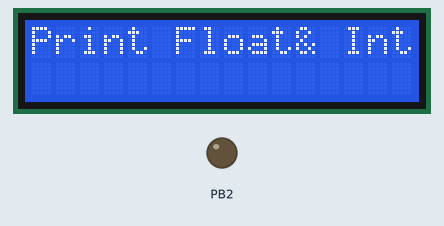
Recording of a program running on a simulated ATmega32, built with avr-gcc and emulated at 16 MHz. Parts: 16×2 character LCD, output pins drawn as LEDs (lit = HIGH). Wiring (inferred from the signals the program sends): character LCD (HD44780): RS PB0; E PB1; data PD0, PD1, PD2, PD3, PD4, PD5, PD6, PD7. Pins used as bus, display or sensor lines are not drawn.

Above: at 0.2 s.
At 5.43 s:
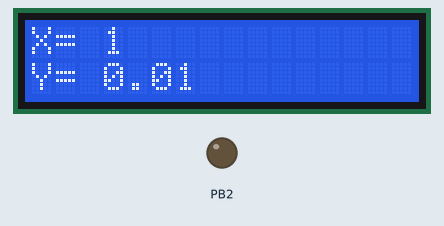
At 10.11 s:
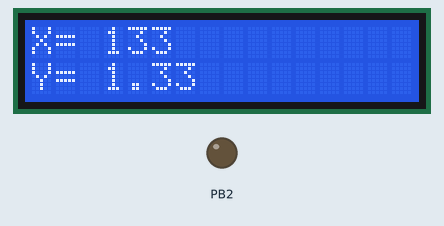
At 19.84 s:
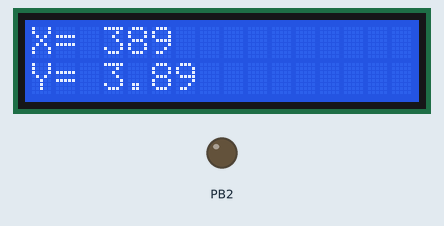
At 29.58 s:
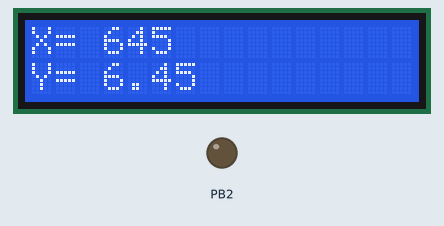
At 39.61 s:
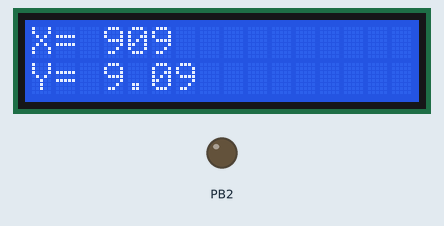

Measured:
- what the display in image 0 shows lasts 5.2 s, from 0.1 s to 5.3 s

The program:

main.c
```c
// (licence header left out)
// Include Area
#include <util/delay.h>
#include "MCAL/GPIO.h"
#include "MCAL/GPIO_Reg.h"
#include "HAL/LCD.h"

#include <math.h>
#include <stdio.h>
#include <stdlib.h>
// Define Area
#define F_CPU 16000000UL // Define the clock speed of the AVR = 16MHz

int x = 0;      // Int Variable to be printed on LCD
float y = 0;    // Float Variable to be printed on LCD
char string[8]; // Char Buffer for LCD

int main(void) {

	LCD_init(); // Initialize the LCD
	_delay_ms(50); // Delay for 50ms


	LCD_String_xy(0,0,"Print Float& Int");
	_delay_ms(5000);
    LCD_Clear();
	LCD_String_xy(0,0,"X= ");
	LCD_String_xy(1,0,"Y= ");

	while (1) {

		y += 0.01;
		x++;

		sprintf(string,"%d",x);
		LCD_String_xy(0,3,string);

		dtostrf(y,3,2,string);
		LCD_String_xy(1,3,string);

		_delay_ms(10);
	}
	return 0;
}
```

LCD.c
```c
/*
 * LCD.c
 *
 *  Created on: Apr 4, 2020
 *      Author: black
 */

#include "LCD.h"
#include "../MCAL/GPIO.h"
#include <util/delay.h>

void LCD_init(void) {

	pinMode(DDRB, 0, OUTPUT); //RS
	pinMode(DDRB, 1, OUTPUT); //EN
	pinMode(DDRB, 2, OUTPUT); //RW

	pinMode(DDRD, 0, OUTPUT); //D0
	pinMode(DDRD, 1, OUTPUT); //D1
	pinMode(DDRD, 2, OUTPUT); //D2
	pinMode(DDRD, 3, OUTPUT); //D3
	pinMode(DDRD, 4, OUTPUT); //D4
	pinMode(DDRD, 5, OUTPUT); //D5
	pinMode(DDRD, 6, OUTPUT); //D6
	pinMode(DDRD, 7, OUTPUT); //D7

	_delay_ms(20);
	LCD_Send_CMD(0x0C); // Display On
	LCD_Send_CMD(0x01); // Clear Display
	LCD_Send_CMD(0x3C); // 16*2,8bit
}

void LCD_Print_String(char *str) {
	int i;
	for (i = 0; str[i] != 0; i++) /* send each char of string till the NULL */
	{
		LCD_Send_Data(str[i]); /* call LCD data write */
	}
}

void LCD_String_xy(char row, char pos, char *str) {
	if (row == 0 && pos < 16)
		LCD_Send_CMD((pos & 0x0F) | 0x80); /* Command of first row and required position<16 */
	else if (row == 1 && pos < 16)
		LCD_Send_CMD((pos & 0x0F) | 0xC0); /* Command of first row and required position<16 */
	LCD_Print_String(str);
}

void LCD_Clear(void) {
	LCD_Send_CMD(0x01);
}

void LCD_GotoHome(void) {
	LCD_Send_CMD(0x02);
}
void LCD_ShiftRight(void) {
	LCD_Send_CMD(0x1C);
}
void LCD_ShiftLeft(void) {
	LCD_Send_CMD(0x18);
}
void LCD_CursorOn(void) {
	LCD_Send_CMD(0x0E);
}
void LCD_CursorOff(void) {
	LCD_Send_CMD(0x0C);
}
void LCD_CursorBlink(void) {
	LCD_Send_CMD(0x0F);
}

void LCD_CursorRight(void) {
	LCD_Send_CMD(0x14);
}
void LCD_CursorLeft(void) {
	LCD_Send_CMD(0x10);
}

void LCD_Send_CMD(unsigned char Command) {
	digitalWrite(PORTB, 0, LOW); //RS
	digitalWrite(PORTB, 1, HIGH); //EN
	digitalWrite(PORTB, 2, LOW); //RW
	_delay_us(1);
	portWrite(PORTD, Command); // clear display
	_delay_ms(3);
	digitalWrite(PORTB, 1, LOW);
}

void LCD_Send_Data(unsigned char Data) {
	digitalWrite(PORTB, 0, HIGH); //RS
	digitalWrite(PORTB, 1, HIGH); //EN
	digitalWrite(PORTB, 2, LOW); //RW
	_delay_us(1);
	portWrite(PORTD, Data); // clear display
	_delay_ms(3);
	digitalWrite(PORTB, 1, LOW);
}
```

LCD.h
```c
/*
 * LCD.h
 *
 *  Created on: Apr 4, 2020
 *      Author: black
 */

#ifndef HAL_LCD_H_
#define HAL_LCD_H_

void LCD_init(void);
void LCD_Send_CMD(unsigned char Command);
void LCD_Send_Data(unsigned char Data);
void LCD_Clear(void);

void LCD_CursorOn(void);
void LCD_CursorOff(void);
void LCD_CursorBlink(void);

void LCD_CursorRight(void);
void LCD_CursorLeft(void);

void LCD_GotoHome(void);
void LCD_ShiftRight(void);
void LCD_ShiftLeft(void);
void LCD_Print_String(char *str);
void LCD_String_xy (char row, char pos, char *str);
#endif /* HAL_LCD_H_ */
```

GPIO.c
```c
#include "GPIO.h"

/*******************************************************************************
 * The pinMode function sets a GPIO's pin as input or output
 *
 * Usage: pinMode(DDRB,2,INPUT);
 * This sets the Pin2 of PORTB as input
 * Parameters:
 * 1- DDRx: it takes a pointer to the Data Direction Register (DDRx) where x is ( A,B,C,D )
 * 2- PinNo: it represents the required pin number ( 0 to 7 )
 * 3- GPIOType: it takes one of two values (INPUT or OUTPUT)
 ******************************************************************************/
void pinMode(volatile unsigned char* DDRx, unsigned char PinNo,	GPIO_Type GPIOType) {

	if (GPIOType == INPUT) {
		Clrbit(*DDRx,PinNo);
	} else {
		Setbit(*DDRx,PinNo);
	}

}

/*******************************************************************************
 * The digitalWrite function writes a specific bit with 0 or 1
 *
 * Usage: digitalWrite(PORTB,1,LOW);
 * This writes 0 to the pin1 of PORTB
 * Parameters:
 * 1- PORTx: it takes a pointer to the PORT Register (PORTx) where x is ( A,B,C,D )
 * 2- PinNo: it represents the required pin number ( 0 to 7 )
 * 3- GPIOValue: it takes one of two values (HIGH or LOW) HIGH = 1 , LOW = 0
 ******************************************************************************/
void digitalWrite(volatile unsigned char* PORTx, unsigned char PinNo, GPIO_Value GPIOValue) {

	if (GPIOValue == HIGH){
		Setbit(*PORTx,PinNo);
	}
	else {
		Clrbit(*PORTx,PinNo);;
	}

}
```

GPIO.h
```c
/*
 * GPIO.h
 *
 *  Created on: ??þ/??þ/????
 *      Author: Admin
 */

#ifndef MCAL_GPIO_H_
#define MCAL_GPIO_H_

#include "GPIO_Reg.h"
#include "GPIO_Type_Def.h"

#define Setbit(Register,Bit) Register |= (1<<Bit)
#define Clrbit(Register,Bit) Register &= ~(1<<Bit)

void pinMode(volatile unsigned char* DDRx, unsigned char PinNo, GPIO_Type GPIOType);
void digitalWrite(volatile unsigned char* PORTx,unsigned char PinNo,GPIO_Value GPIOValue);

#endif /* MCAL_GPIO_H_ */
```

GPIO_Reg.h
```c
/*
 * GPIO_Reg.h
 *
 *  Created on: ??þ/??þ/????
 *      Author: Admin
 */

#ifndef MCAL_GPIO_REG_H_
#define MCAL_GPIO_REG_H_

#define PINB  ((volatile unsigned char*)(0x36)) // PINB @ address 0x36
#define DDRB  ((volatile unsigned char*)(0x37)) // PINB @ address 0x37
#define PORTB ((volatile unsigned char*)(0x38)) // PINB @ address 0x38

#define PINA  ((volatile unsigned char*)(0x39)) // PINB @ address 0x39
#define DDRA  ((volatile unsigned char*)(0x3A)) // PINB @ address 0x3A
#define PORTA ((volatile unsigned char*)(0x3B)) // PINB @ address 0x3B

#define PINC  ((volatile unsigned char*)(0x33)) // PINB @ address 0x33
#define DDRC  ((volatile unsigned char*)(0x34)) // PINB @ address 0x34
#define PORTC ((volatile unsigned char*)(0x35)) // PINB @ address 0x35


#endif /* MCAL_GPIO_REG_H_ */
```

GPIO_Type_Def.h
```c
/*
 * GPIO_Type_Def.h
 *
 *  Created on: ??þ/??þ/????
 *      Author: Admin
 */

#ifndef MCAL_GPIO_TYPE_DEF_H_
#define MCAL_GPIO_TYPE_DEF_H_

typedef enum {
	INPUT = 1,
	OUTPUT = 0
} GPIO_Type;

typedef enum {
	HIGH = 1,
	LOW = 0
} GPIO_Value;

#endif /* MCAL_GPIO_TYPE_DEF_H_ */
```

GPIO.c
```c
#include "GPIO.h"

/*******************************************************************************
 * The pinMode function sets a GPIO's pin as input or output
 *
 * Usage: pinMode(DDRB,2,INPUT);
 * This sets the Pin2 of PORTB as input
 * Parameters:
 * 1- DDRx: it takes a pointer to the Data Direction Register (DDRx) where x is ( A,B,C,D )
 * 2- PinNo: it represents the required pin number ( 0 to 7 )
 * 3- GPIOType: it takes one of two values (INPUT or OUTPUT)
 ******************************************************************************/
void pinMode(volatile unsigned char* DDRx, unsigned char PinNo,
		GPIO_Type GPIOType) {

	if (GPIOType == INPUT) {
		Clrbit(*DDRx, PinNo); // Set the pin as input
	} else if (GPIOType == OUTPUT) {
		Setbit(*DDRx, PinNo); // Set the pin as output
	} else {
		Clrbit(*DDRx, PinNo); // Set the pin as input
		if (DDRx == DDRA) {
			Setbit(*PORTA, PinNo);
		} else if (DDRx == DDRB) {
			Setbit(*PORTB, PinNo);
		} else {
			Setbit(*PORTC, PinNo);
		}
	}
}

/*******************************************************************************
 * The digitalWrite function writes a specific bit with 0 or 1
 *
 * Usage: digitalWrite(PORTB,1,LOW);
 * This writes 0 to the pin1 of PORTB
 * Parameters:
 * 1- PORTx: it takes a pointer to the PORT Register (PORTx) where x is ( A,B,C,D )
 * 2- PinNo: it represents the required pin number ( 0 to 7 )
 * 3- GPIOValue: it takes one of two values (HIGH or LOW) HIGH = 1 , LOW = 0
 ******************************************************************************/
void digitalWrite(volatile unsigned char* PORTx, unsigned char PinNo,
		GPIO_Value GPIOValue) {

	if (GPIOValue == HIGH) {
		Setbit(*PORTx, PinNo);
	} else {
		Clrbit(*PORTx, PinNo);;
	}

}
```

GPIO.h
```c
/*
 * GPIO.h
 *
 *  Created on: ??þ/??þ/????
 *      Author: Admin
 */

#ifndef MCAL_GPIO_H_
#define MCAL_GPIO_H_

#include "GPIO_Reg.h"
#include "GPIO_Type_Def.h"

#define Setbit(Register,Bit) Register |= (1<<Bit)
#define Clrbit(Register,Bit) Register &= ~(1<<Bit)
#define tOGBIT(Register,Bit) 	(REG ^= (1 << BIT))
#define BIT_IS_SET(Register,Bit) (Register & (1 << Bit))
#define BIT_IS_CLEAR(Register,Bit)	(!(Register & (1 << Bit)))

void pinMode(volatile unsigned char* DDRx, unsigned char PinNo,
		GPIO_Type GPIOType);
void digitalWrite(volatile unsigned char* PORTx, unsigned char PinNo,
		GPIO_Value GPIOValue);

#endif /* MCAL_GPIO_H_ */
```

GPIO_Reg.h
```c
/*
 * GPIO_Reg.h
 *
 *  Created on: ??þ/??þ/????
 *      Author: Admin
 */

#ifndef MCAL_GPIO_REG_H_
#define MCAL_GPIO_REG_H_

#define PINB  ((volatile unsigned char*)(0x36)) // PINB @ address 0x36
#define DDRB  ((volatile unsigned char*)(0x37)) // PINB @ address 0x37
#define PORTB ((volatile unsigned char*)(0x38)) // PINB @ address 0x38

#define PINA  ((volatile unsigned char*)(0x39)) // PINB @ address 0x39
#define DDRA  ((volatile unsigned char*)(0x3A)) // PINB @ address 0x3A
#define PORTA ((volatile unsigned char*)(0x3B)) // PINB @ address 0x3B

#define PINC  ((volatile unsigned char*)(0x33)) // PINB @ address 0x33
#define DDRC  ((volatile unsigned char*)(0x34)) // PINB @ address 0x34
#define PORTC ((volatile unsigned char*)(0x35)) // PINB @ address 0x35

#endif /* MCAL_GPIO_REG_H_ */
```

GPIO_Type_Def.h
```c
/*
 * GPIO_Type_Def.h
 *
 *  Created on: ??þ/??þ/????
 *      Author: Admin
 */

#ifndef MCAL_GPIO_TYPE_DEF_H_
#define MCAL_GPIO_TYPE_DEF_H_

typedef enum {
	OUTPUT = 0, INPUT = 1, INPUT_PULLUP = 2
} GPIO_Type;

typedef enum {
	HIGH = 1, LOW = 0
} GPIO_Value;

#endif /* MCAL_GPIO_TYPE_DEF_H_ */
```

GPIO.c
```c
#include "GPIO.h"

/*******************************************************************************
 * The pinMode function sets a GPIO's pin as input or output
 *
 * Usage: pinMode(DDRB,2,INPUT);
 * This sets the Pin2 of PORTB as input
 * Parameters:
 * 1- DDRx: it takes a pointer to the Data Direction Register (DDRx) where x is ( A,B,C,D )
 * 2- PinNo: it represents the required pin number ( 0 to 7 )
 * 3- GPIOType: it takes one of two values (INPUT or OUTPUT)
 ******************************************************************************/
void pinMode(volatile unsigned char* DDRx, unsigned char PinNo,
		GPIO_Type GPIOType) {

	if (GPIOType == INPUT) {
		Clrbit(*DDRx, PinNo); // Set the pin as input
	} else if (GPIOType == OUTPUT) {
		Setbit(*DDRx, PinNo); // Set the pin as output
	} else {
		Clrbit(*DDRx, PinNo); // Set the pin as input
		if (DDRx == DDRA) {
			Setbit(*PORTA, PinNo);
		} else if (DDRx == DDRB) {
			Setbit(*PORTB, PinNo);
		} else {
			Setbit(*PORTC, PinNo);
		}
	}
}

/*******************************************************************************
 * The digitalWrite function writes a specific bit with 0 or 1
 *
 * Usage: digitalWrite(PORTB,1,LOW);
 * This writes 0 to the pin1 of PORTB
 * Parameters:
 * 1- PORTx: it takes a pointer to the PORT Register (PORTx) where x is ( A,B,C,D )
 * 2- PinNo: it represents the required pin number ( 0 to 7 )
 * 3- GPIOValue: it takes one of two values (HIGH or LOW) HIGH = 1 , LOW = 0
 ******************************************************************************/
void digitalWrite(volatile unsigned char* PORTx, unsigned char PinNo,
		GPIO_Value GPIOValue) {

	if (GPIOValue == HIGH) {
		Setbit(*PORTx, PinNo);
	} else {
		Clrbit(*PORTx, PinNo);;
	}

}

void portWrite(volatile unsigned char* PORTx, unsigned char Data) {
	*PORTx = Data;
}
```

GPIO.h
```c
/*
 * GPIO.h
 *
 *  Created on: ??þ/??þ/????
 *      Author: Admin
 */

#ifndef MCAL_GPIO_H_
#define MCAL_GPIO_H_

#include "GPIO_Reg.h"
#include "GPIO_Type_Def.h"

#define Setbit(Register,Bit) Register |= (1<<Bit)
#define Clrbit(Register,Bit) Register &= ~(1<<Bit)
#define tOGBIT(Register,Bit) 	(REG ^= (1 << BIT))
#define BIT_IS_SET(Register,Bit) (Register & (1 << Bit))
#define BIT_IS_CLEAR(Register,Bit)	(!(Register & (1 << Bit)))

void pinMode(volatile unsigned char* DDRx, unsigned char PinNo,
		GPIO_Type GPIOType);
void digitalWrite(volatile unsigned char* PORTx, unsigned char PinNo,
		GPIO_Value GPIOValue);
void portWrite(volatile unsigned char* PORTx, unsigned char Data);
#endif /* MCAL_GPIO_H_ */
```

GPIO_Reg.h
```c
/*
 * GPIO_Reg.h
 *
 *  Created on: ??þ/??þ/????
 *      Author: Admin
 */

#ifndef MCAL_GPIO_REG_H_
#define MCAL_GPIO_REG_H_

#define PINB  ((volatile unsigned char*)(0x36)) // PINB @ address 0x36
#define DDRB  ((volatile unsigned char*)(0x37)) // DDRB @ address 0x37
#define PORTB ((volatile unsigned char*)(0x38)) // PORTB @ address 0x38

#define PINA  ((volatile unsigned char*)(0x39)) // PINA @ address 0x39
#define DDRA  ((volatile unsigned char*)(0x3A)) // DDRA @ address 0x3A
#define PORTA ((volatile unsigned char*)(0x3B)) // PORTA @ address 0x3B

#define PINC  ((volatile unsigned char*)(0x33)) // PINC @ address 0x33
#define DDRC  ((volatile unsigned char*)(0x34)) // DDRC @ address 0x34
#define PORTC ((volatile unsigned char*)(0x35)) // PORTC @ address 0x35

#define PIND  ((volatile unsigned char*)(0x30)) // PIND @ address 0x30
#define DDRD  ((volatile unsigned char*)(0x31)) // DDRD @ address 0x31
#define PORTD ((volatile unsigned char*)(0x32)) // PORTD @ address 0x32

#endif /* MCAL_GPIO_REG_H_ */
```

GPIO_Type_Def.h
```c
/*
 * GPIO_Type_Def.h
 *
 *  Created on: ??þ/??þ/????
 *      Author: Admin
 */

#ifndef MCAL_GPIO_TYPE_DEF_H_
#define MCAL_GPIO_TYPE_DEF_H_

typedef enum {
	OUTPUT = 0, INPUT = 1, INPUT_PULLUP = 2
} GPIO_Type;

typedef enum {
	HIGH = 1, LOW = 0
} GPIO_Value;

#endif /* MCAL_GPIO_TYPE_DEF_H_ */
```
